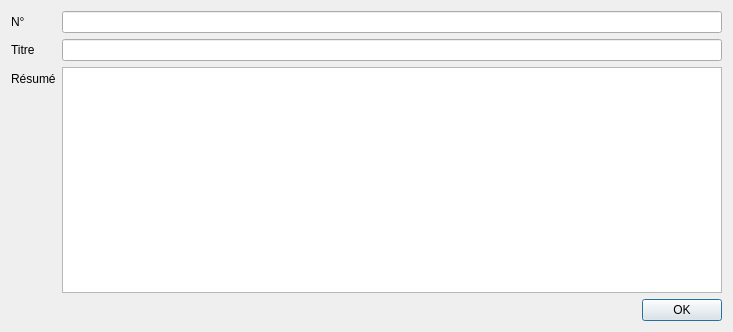
<?xml version="1.0" encoding="UTF-8"?>
<ui version="4.0">
 <class>DocumentDialog</class>
 <widget class="QDialog" name="DocumentDialog">
  <property name="geometry">
   <rect>
    <x>0</x>
    <y>0</y>
    <width>733</width>
    <height>332</height>
   </rect>
  </property>
  <property name="windowTitle">
   <string>Propriétés du document - Recherche d'informations</string>
  </property>
  <layout class="QFormLayout" name="formLayout">
   <property name="fieldGrowthPolicy">
    <enum>QFormLayout::ExpandingFieldsGrow</enum>
   </property>
   <item row="0" column="0">
    <widget class="QLabel" name="documentNumberLabel">
     <property name="text">
      <string>N°</string>
     </property>
    </widget>
   </item>
   <item row="0" column="1">
    <widget class="QLineEdit" name="documentNumberLineEdit">
     <property name="readOnly">
      <bool>true</bool>
     </property>
    </widget>
   </item>
   <item row="1" column="0">
    <widget class="QLabel" name="documentTitleLabel">
     <property name="text">
      <string>Titre</string>
     </property>
    </widget>
   </item>
   <item row="1" column="1">
    <widget class="QLineEdit" name="documentTitleLineEdit">
     <property name="readOnly">
      <bool>true</bool>
     </property>
    </widget>
   </item>
   <item row="2" column="0">
    <widget class="QLabel" name="documentSummaryLabel">
     <property name="text">
      <string>Résumé</string>
     </property>
    </widget>
   </item>
   <item row="2" column="1">
    <widget class="QPlainTextEdit" name="documentSummaryPlainTextEdit">
     <property name="readOnly">
      <bool>true</bool>
     </property>
    </widget>
   </item>
   <item row="3" column="1">
    <widget class="QDialogButtonBox" name="closeButtonBox">
     <property name="standardButtons">
      <set>QDialogButtonBox::Ok</set>
     </property>
    </widget>
   </item>
  </layout>
 </widget>
 <resources/>
 <connections>
  <connection>
   <sender>closeButtonBox</sender>
   <signal>accepted()</signal>
   <receiver>DocumentDialog</receiver>
   <slot>accept()</slot>
   <hints>
    <hint type="sourcelabel">
     <x>406</x>
     <y>304</y>
    </hint>
    <hint type="destinationlabel">
     <x>366</x>
     <y>165</y>
    </hint>
   </hints>
  </connection>
 </connections>
</ui>
